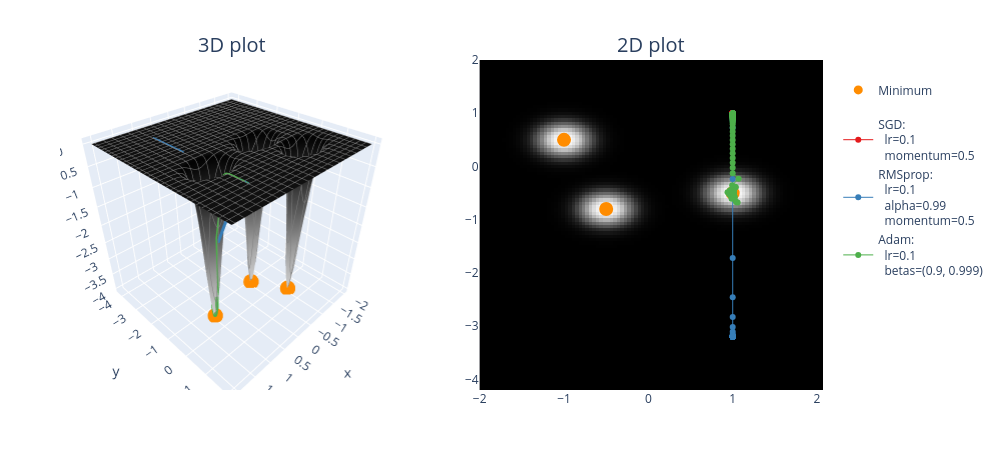

The notebook cell this image was saved under:
### Code cell
optimizer_list = [
    (SGD, {"lr": 0.1, "momentum": 0.5}),
    (RMSprop, {"lr": 0.1, "alpha": 0.99, "momentum": 0.5}),
    (Adam, {"lr": 0.1, "betas": (0.9, 0.999)}),
]

points = []
for optimizer_class, params in optimizer_list:
    xy = t.tensor([1.0, 1.0], requires_grad=True)
    xys = opt_fn(neg_trimodal_func, xy=xy, optimizer_class=optimizer_class, optimizer_hyperparams=params)
    points.append((xys, optimizer_class, params))

plot_fn_with_points(neg_trimodal_func, points=points, x_range=(-2, 2), y_range=(-2, 2), min_points=means)

### Figure 1 — Plotly figure (JSON) as saved in the notebook; plotly's stock layout.template omitted (floating-point values rounded to 4 significant figures; data arrays with more than 128 entries replaced by an {"elided": "..."} marker saying what was removed)
{"data": [{"colorscale": [[0, "rgb(255,255,255)"], [0.125, "rgb(240,240,240)"], [0.25, "rgb(217,217,217)"], [0.375, "rgb(189,189,189)"], [0.5, "rgb(150,150,150)"], [0.625, "rgb(115,115,115)"], [0.75, "rgb(82,82,82)"], [0.875, "rgb(37,37,37)"], [1, "rgb(0,0,0)"]], "contours": {"x": {"color": "grey", "end": 2.071, "show": true, "size": 0.2, "start": -2}, "y": {"color": "grey", "end": 2, "show": true, "size": 0.2, "start": -4.199}}, "hovertemplate": "<b>x</b> = %{x:.2f}<br><b>y</b> = %{y:.2f}<br><b>z</b> = %{z:.2f}</b>", "scene": "scene", "showscale": false, "type": "surface", "x": [-2.0, -1.959, -1.918, -1.877, -1.836, -1.794, -1.753, -1.712, -1.671, -1.63, -1.589, -1.548, -1.507, -1.465, -1.424, -1.383, -1.342, -1.301, -1.26, -1.219, -1.178, -1.137, -1.095, -1.054, -1.013, -0.9721, -0.9309, -0.8898, -0.8487, -0.8076, -0.7665, -0.7254, -0.6842, -0.6431, -0.602, -0.5609, -0.5198, -0.4786, -0.4375, -0.3964, -0.3553, -0.3142, -0.2731, -0.2319, -0.1908, -0.1497, -0.1086, -0.06747, -0.02635, 0.01476, 0.05588, 0.097, 0.1381, 0.1792, 0.2204, 0.2615, 0.3026, 0.3437, 0.3848, 0.4259, 0.4671, 0.5082, 0.5493, 0.5904, 0.6315, 0.6726, 0.7138, 0.7549, 0.796, 0.8371, 0.8782, 0.9194, 0.9605, 1.002, 1.043, 1.084, 1.125, 1.166, 1.207, 1.248, 1.289, 1.331, 1.372, 1.413, 1.454, 1.495, 1.536, 1.577, 1.618, 1.659, 1.701, 1.742, 1.783, 1.824, 1.865, 1.906, 1.947, 1.988, 2.03, 2.071], "y": [-4.199, -4.137, -4.074, -4.011, -3.949, -3.886, -3.824, -3.761, -3.698, -3.636, -3.573, -3.51, -3.448, -3.385, -3.323, -3.26, -3.197, -3.135, -3.072, -3.01, -2.947, -2.884, -2.822, -2.759, -2.696, -2.634, -2.571, -2.509, -2.446, -2.383, -2.321, -2.258, -2.195, -2.133, -2.07, -2.008, -1.945, -1.882, -1.82, -1.757, -1.695, -1.632, -1.569, -1.507, -1.444, -1.381, -1.319, -1.256, -1.194, -1.131, -1.068, -1.006, -0.9431, -0.8805, -0.8178, -0.7552, -0.6926, -0.63, -0.5674, -0.5048, -0.4421, -0.3795, -0.3169, -0.2543, -0.1917, -0.129, -0.06642, -0.003803, 0.05882, 0.1214, 0.1841, 0.2467, 0.3093, 0.3719, 0.4345, 0.4971, 0.5598, 0.6224, 0.685, 0.7476, 0.8102, 0.8729, 0.9355, 0.9981, 1.061, 1.123, 1.186, 1.249, 1.311, 1.374, 1.436, 1.499, 1.562, 1.624, 1.687, 1.75, 1.812, 1.875, 1.937, 2.0], "z": {"elided": "100x100 float values"}}, {"colorscale": [[0, "rgb(255,255,255)"], [0.125, "rgb(240,240,240)"], [0.25, "rgb(217,217,217)"], [0.375, "rgb(189,189,189)"], [0.5, "rgb(150,150,150)"], [0.625, "rgb(115,115,115)"], [0.75, "rgb(82,82,82)"], [0.875, "rgb(37,37,37)"], [1, "rgb(0,0,0)"]], "customdata": {"elided": "100x100 float values"}, "hovertemplate": "<b>x</b> = %{x:.2f}<br><b>y</b> = %{y:.2f}<br><b>z</b> = %{customdata:.2f}</b>", "showscale": false, "type": "heatmap", "x": [-2.0, -1.959, -1.918, -1.877, -1.836, -1.794, -1.753, -1.712, -1.671, -1.63, -1.589, -1.548, -1.507, -1.465, -1.424, -1.383, -1.342, -1.301, -1.26, -1.219, -1.178, -1.137, -1.095, -1.054, -1.013, -0.9721, -0.9309, -0.8898, -0.8487, -0.8076, -0.7665, -0.7254, -0.6842, -0.6431, -0.602, -0.5609, -0.5198, -0.4786, -0.4375, -0.3964, -0.3553, -0.3142, -0.2731, -0.2319, -0.1908, -0.1497, -0.1086, -0.06747, -0.02635, 0.01476, 0.05588, 0.097, 0.1381, 0.1792, 0.2204, 0.2615, 0.3026, 0.3437, 0.3848, 0.4259, 0.4671, 0.5082, 0.5493, 0.5904, 0.6315, 0.6726, 0.7138, 0.7549, 0.796, 0.8371, 0.8782, 0.9194, 0.9605, 1.002, 1.043, 1.084, 1.125, 1.166, 1.207, 1.248, 1.289, 1.331, 1.372, 1.413, 1.454, 1.495, 1.536, 1.577, 1.618, 1.659, 1.701, 1.742, 1.783, 1.824, 1.865, 1.906, 1.947, 1.988, 2.03, 2.071], "xaxis": "x", "y": [-4.199, -4.137, -4.074, -4.011, -3.949, -3.886, -3.824, -3.761, -3.698, -3.636, -3.573, -3.51, -3.448, -3.385, -3.323, -3.26, -3.197, -3.135, -3.072, -3.01, -2.947, -2.884, -2.822, -2.759, -2.696, -2.634, -2.571, -2.509, -2.446, -2.383, -2.321, -2.258, -2.195, -2.133, -2.07, -2.008, -1.945, -1.882, -1.82, -1.757, -1.695, -1.632, -1.569, -1.507, -1.444, -1.381, -1.319, -1.256, -1.194, -1.131, -1.068, -1.006, -0.9431, -0.8805, -0.8178, -0.7552, -0.6926, -0.63, -0.5674, -0.5048, -0.4421, -0.3795, -0.3169, -0.2543, -0.1917, -0.129, -0.06642, -0.003803, 0.05882, 0.1214, 0.1841, 0.2467, 0.3093, 0.3719, 0.4345, 0.4971, 0.5598, 0.6224, 0.685, 0.7476, 0.8102, 0.8729, 0.9355, 0.9981, 1.061, 1.123, 1.186, 1.249, 1.311, 1.374, 1.436, 1.499, 1.562, 1.624, 1.687, 1.75, 1.812, 1.875, 1.937, 2.0], "yaxis": "y", "z": {"elided": "100x100 float values"}}, {"marker": {"color": "darkorange", "size": 9}, "mode": "markers", "name": "<br>Minimum<br>", "showlegend": true, "type": "scatter3d", "x": [1], "y": [-0.5], "z": [-3.979]}, {"marker": {"color": "darkorange", "size": 14}, "mode": "markers", "showlegend": false, "type": "scatter", "x": [1], "y": [-0.5]}, {"marker": {"color": "darkorange", "size": 9}, "mode": "markers", "name": "<br>Minimum<br>", "showlegend": false, "type": "scatter3d", "x": [-1], "y": [0.5], "z": [-3.979]}, {"marker": {"color": "darkorange", "size": 14}, "mode": "markers", "showlegend": false, "type": "scatter", "x": [-1], "y": [0.5]}, {"marker": {"color": "darkorange", "size": 9}, "mode": "markers", "name": "<br>Minimum<br>", "showlegend": false, "type": "scatter3d", "x": [-0.5], "y": [-0.8], "z": [-3.979]}, {"marker": {"color": "darkorange", "size": 14}, "mode": "markers", "showlegend": false, "type": "scatter", "x": [-0.5], "y": [-0.8]}, {"line": {"color": "rgb(228,26,28)", "width": 6}, "mode": "lines", "scene": "scene", "showlegend": false, "type": "scatter3d", "x": {"elided": "1001 float values"}, "y": {"elided": "1001 float values"}, "z": {"elided": "1001 float values"}}, {"hoverinfo": "text", "line": {"color": "rgb(228,26,28)", "width": 1}, "marker": {"color": "rgb(228,26,28)", "size": 6}, "mode": "lines+markers", "name": "SGD:<br>  lr=0.1<br>  momentum=0.5", "text": {"elided": "1001 str values"}, "type": "scatter", "x": {"elided": "1001 float values"}, "xaxis": "x", "y": {"elided": "1001 float values"}, "yaxis": "y"}, {"line": {"color": "rgb(55,126,184)", "width": 6}, "mode": "lines", "scene": "scene", "showlegend": false, "type": "scatter3d", "x": {"elided": "1001 float values"}, "y": {"elided": "1001 float values"}, "z": {"elided": "1001 float values"}}, {"hoverinfo": "text", "line": {"color": "rgb(55,126,184)", "width": 1}, "marker": {"color": "rgb(55,126,184)", "size": 6}, "mode": "lines+markers", "name": "RMSprop:<br>  lr=0.1<br>  alpha=0.99<br>  momentum=0.5", "text": {"elided": "1001 str values"}, "type": "scatter", "x": {"elided": "1001 float values"}, "xaxis": "x", "y": {"elided": "1001 float values"}, "yaxis": "y"}, {"line": {"color": "rgb(77,175,74)", "width": 6}, "mode": "lines", "scene": "scene", "showlegend": false, "type": "scatter3d", "x": {"elided": "1001 float values"}, "y": {"elided": "1001 float values"}, "z": {"elided": "1001 float values"}}, {"hoverinfo": "text", "line": {"color": "rgb(77,175,74)", "width": 1}, "marker": {"color": "rgb(77,175,74)", "size": 6}, "mode": "lines+markers", "name": "Adam:<br>  lr=0.1<br>  betas=(0.9, 0.999)", "text": {"elided": "1001 str values"}, "type": "scatter", "x": {"elided": "1001 float values"}, "xaxis": "x", "y": {"elided": "1001 float values"}, "yaxis": "y"}], "layout": {"annotations": [{"font": {"size": 20}, "showarrow": false, "text": "3D plot", "x": 0.225, "xanchor": "center", "xref": "paper", "y": 1, "yanchor": "bottom", "yref": "paper"}, {"font": {"size": 20}, "showarrow": false, "text": "2D plot", "x": 0.775, "xanchor": "center", "xref": "paper", "y": 1, "yanchor": "bottom", "yref": "paper"}], "height": 450, "margin": {"b": 60, "l": 60, "r": 60, "t": 60}, "scene": {"aspectmode": "cube", "domain": {"x": [0, 0.45], "y": [0, 1]}}, "title": {"font": {"size": 40}}, "width": 1000, "xaxis": {"anchor": "y", "domain": [0.55, 1], "range": [-2, 2.071]}, "yaxis": {"anchor": "x", "domain": [0, 1], "range": [-4.199, 2]}}}
